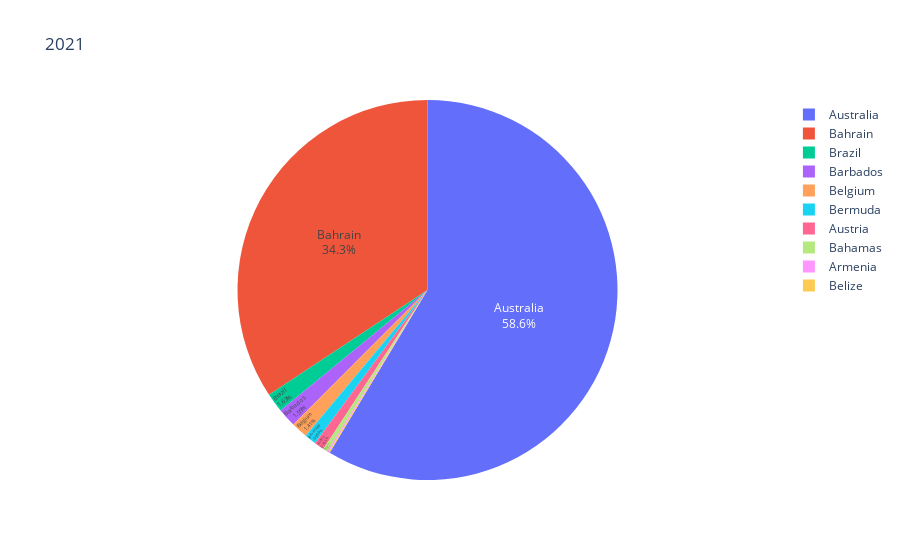

This figure's notebook cell:
### Code cell
# Plotly pie chart - net sales by "country" column value - 2021
fig_sales_country_2021 = px.pie(per_country_sales_2021_df, names="country", values="net_sales", title="2021",
    labels={"country" : 'Country', "net_sales" :'Sales in $'})
fig_sales_country_2021.update_traces(textposition='inside', textinfo='percent+label')

fig_sales_country_2021.show()

### Figure 1 — Plotly figure (JSON) as saved in the notebook; plotly's stock layout.template omitted (floating-point values rounded to 4 significant figures)
{"data": [{"domain": {"x": [0, 1], "y": [0, 1]}, "hovertemplate": "Country=%{label}<br>Sales in $=%{value}<extra></extra>", "labels": ["Armenia", "Australia", "Austria", "Bahamas", "Bahrain", "Barbados", "Belgium", "Belize", "Bermuda", "Brazil"], "legendgroup": "", "name": "", "showlegend": true, "textinfo": "percent+label", "textposition": "inside", "type": "pie", "values": [27.5, 12880.0, 187.8, 85.97, 7535.0, 349.9, 309.5, 22.5, 218.2, 357.0]}], "layout": {"legend": {"tracegroupgap": 0}, "title": {"text": "2021"}}}
